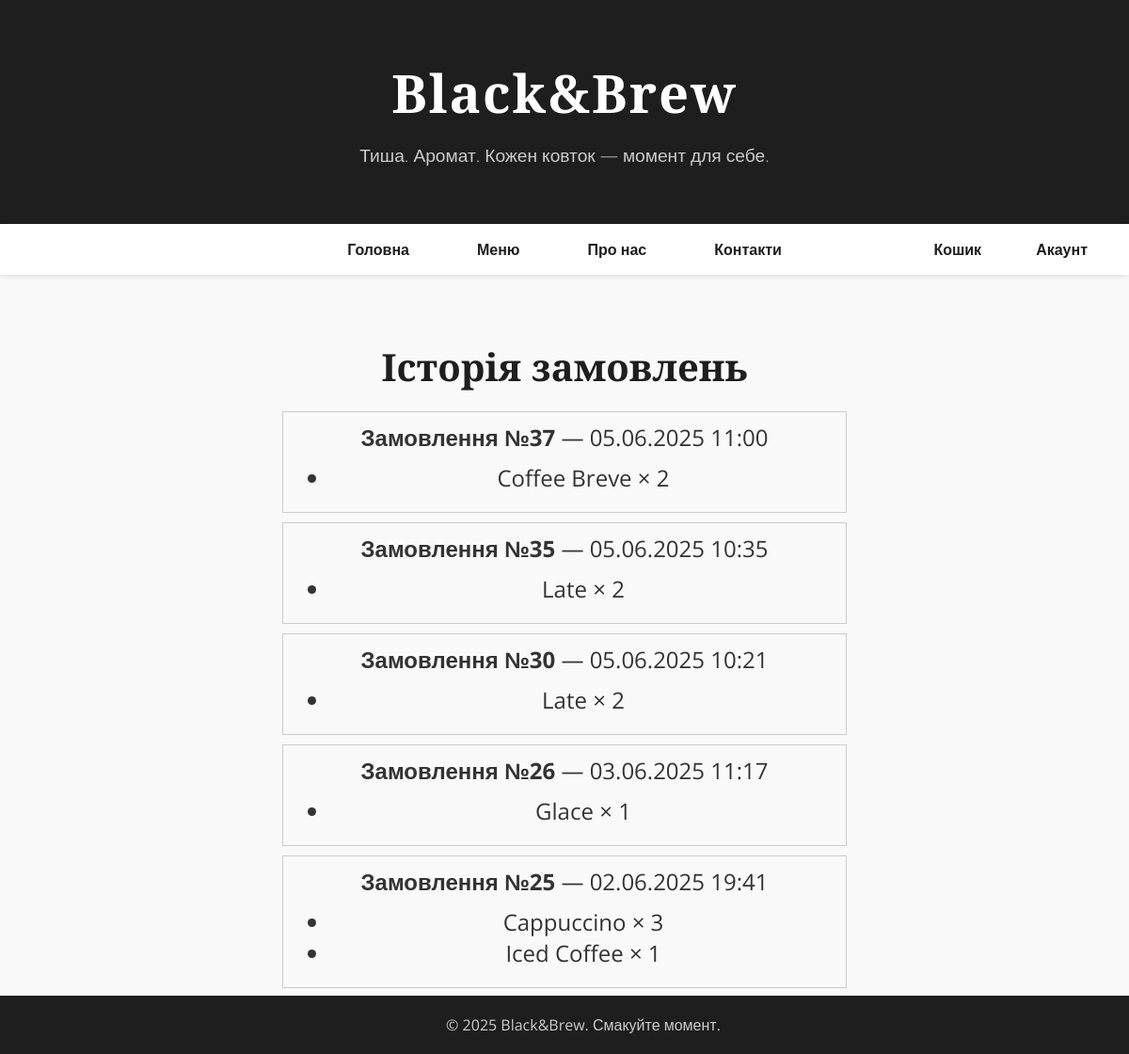
The page /cart/history/ (signed in) on the database its author committed.
### cart/models.py (models this page shows, shortened)
class Order(models.Model):
    name = models.CharField(max_length=150)
    user = models.ForeignKey(
        settings.AUTH_USER_MODEL,
        null=True,
        blank=True,
        on_delete=models.SET_NULL
    )
    session_key = models.CharField(max_length=40, null=True, blank=True)
    is_completed = models.BooleanField(default=False)
    created_at = models.DateTimeField(auto_now_add=True)

class OrderItem(models.Model):
    product = models.ForeignKey(Product, on_delete=models.CASCADE)
    quantity = models.PositiveIntegerField(default=1)
    order = models.ForeignKey(Order, on_delete=models.CASCADE)

class Product(models.Model):
    name = models.CharField(max_length=100)
    price = models.DecimalField(max_digits=6, decimal_places=2)

### cart/views.py (the view)
# urls.py: path('history/', views.order_history, name='order_history'),
@login_required
def order_history(request):
    orders = Order.objects.filter(user=request.user).order_by('-created_at')
    return render(request, 'cart/order_history.html', {'orders': orders})

### templates/cart/order_history.html
{% extends 'cart/base.html' %}
{% block content %}
  <h2>Історія замовлень</h2>
  {% if orders %}
    {% for order in orders %}
      <div style="border: 1px solid #ccc; padding: 10px; margin-bottom: 10px;">
        <p><strong>Замовлення №{{ order.id }}</strong> — {{ order.created_at|date:"d.m.Y H:i" }}</p>
        <ul>
          {% for item in order.orderitem_set.all %}
            <li>{{ item.product.name }} × {{ item.quantity }}</li>
          {% endfor %}
        </ul>
      </div>
    {% endfor %}
  {% else %}
    <p>У вас ще немає замовлень.</p>
  {% endif %}
{% endblock %}

### templates/cart/base.html (style rules this page uses)
body { font-family: 'Open Sans', sans-serif; margin:0; padding:0; background:#f9f9f9; color:#333; }
ul { font-size:1.5em; margin:10px auto; }
h2 { font-family:'Playfair Display', serif; font-size:2.5em; margin-bottom:20px; color:#1e1e1e; }
p { font-size:1.5em; margin:0px auto; }

### rows shown on the page
Order: id "37", created_at "05.06.2025 11:00"
OrderItem: product.name "Coffee Breve", quantity "2"
Order: id "35", created_at "05.06.2025 10:35"
OrderItem: product.name "Late", quantity "2"
Order: id "30", created_at "05.06.2025 10:21"
OrderItem: product.name "Late", quantity "2"
Order: id "26", created_at "03.06.2025 11:17"
OrderItem: product.name "Glace", quantity "1"
Order: id "25", created_at "02.06.2025 19:41"
OrderItem: product.name "Cappuccino", quantity "3"
OrderItem: product.name "Iced Coffee", quantity "1"
